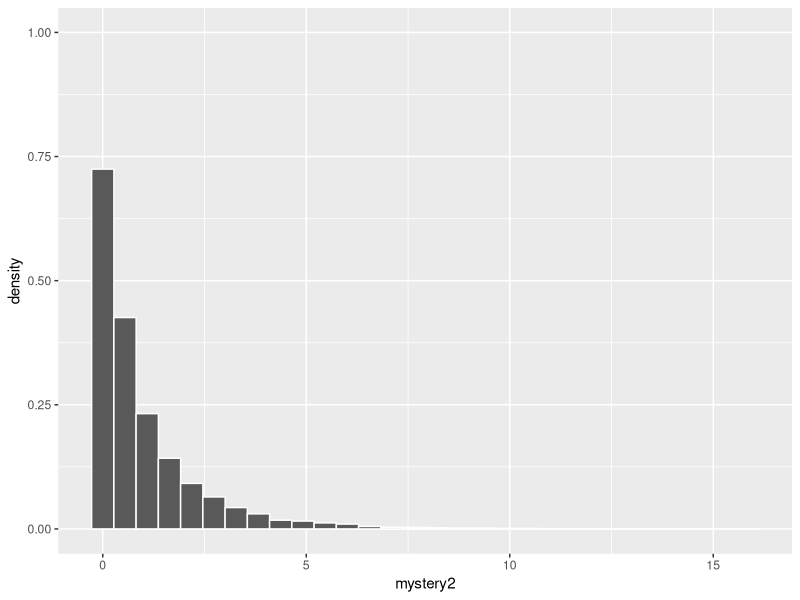
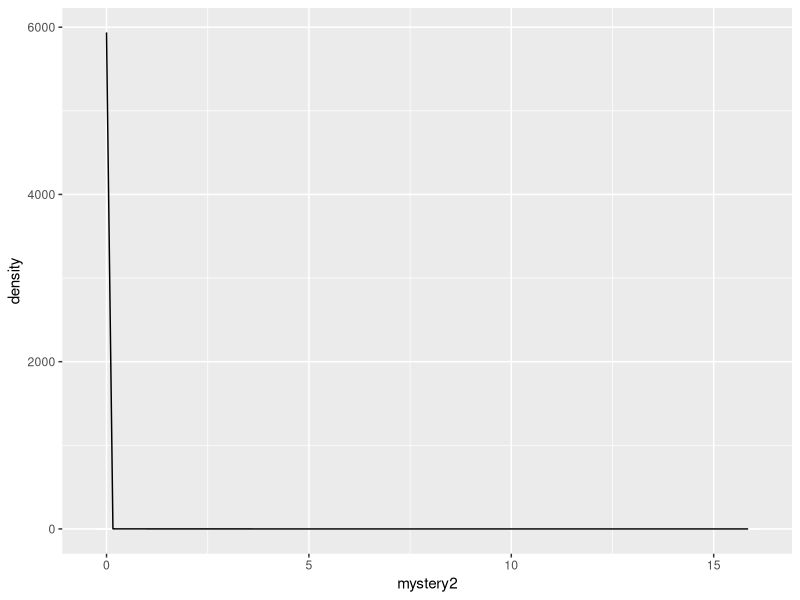
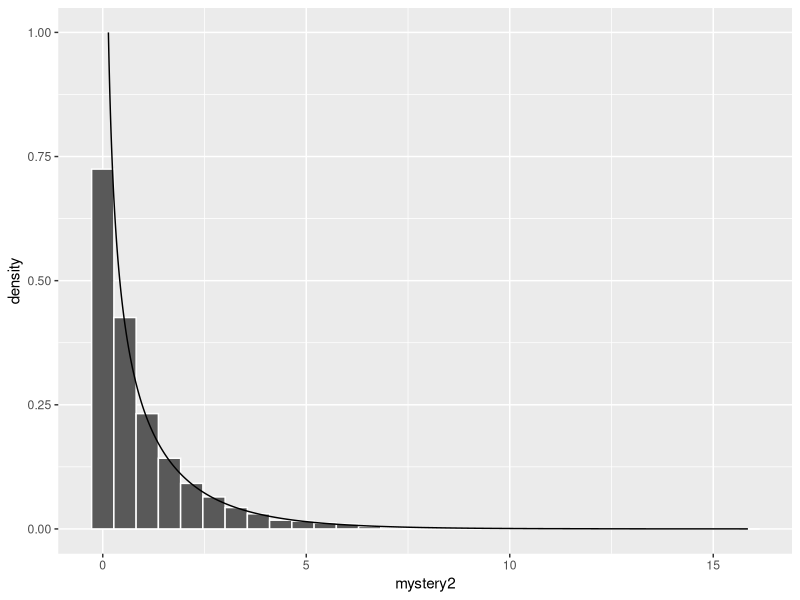
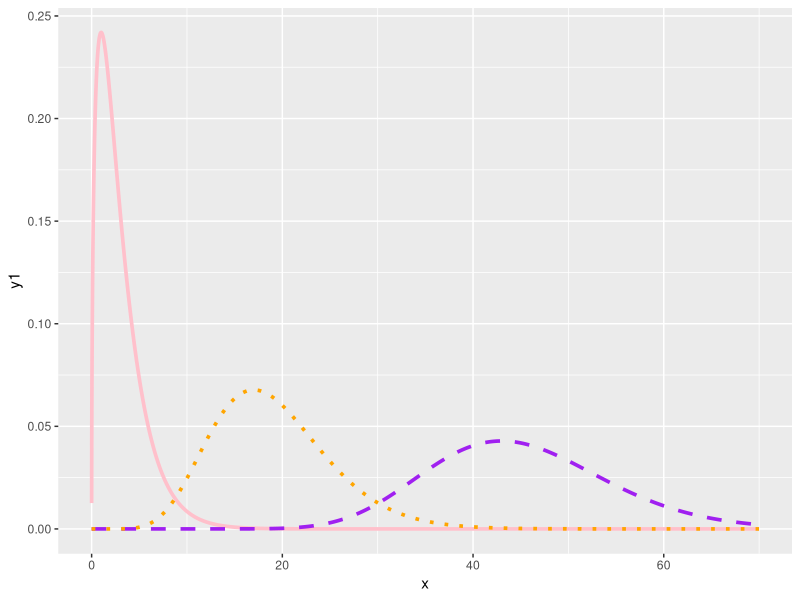
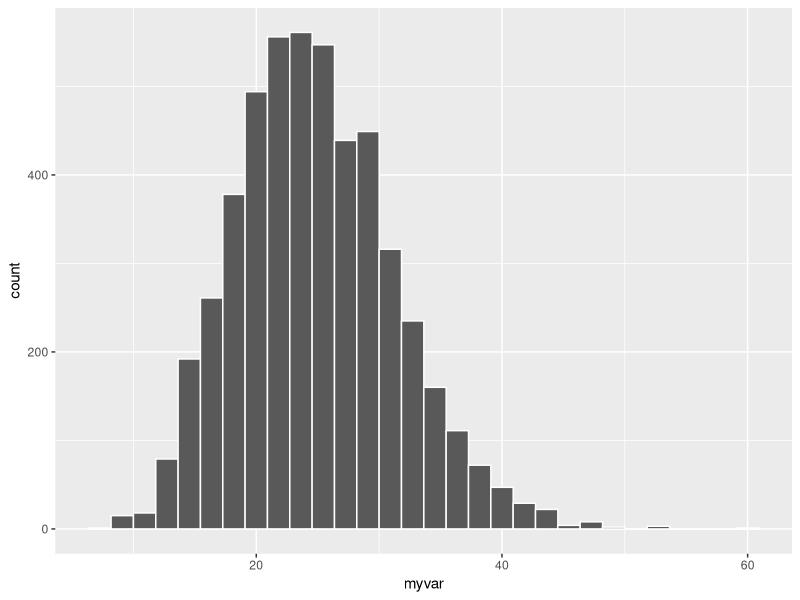
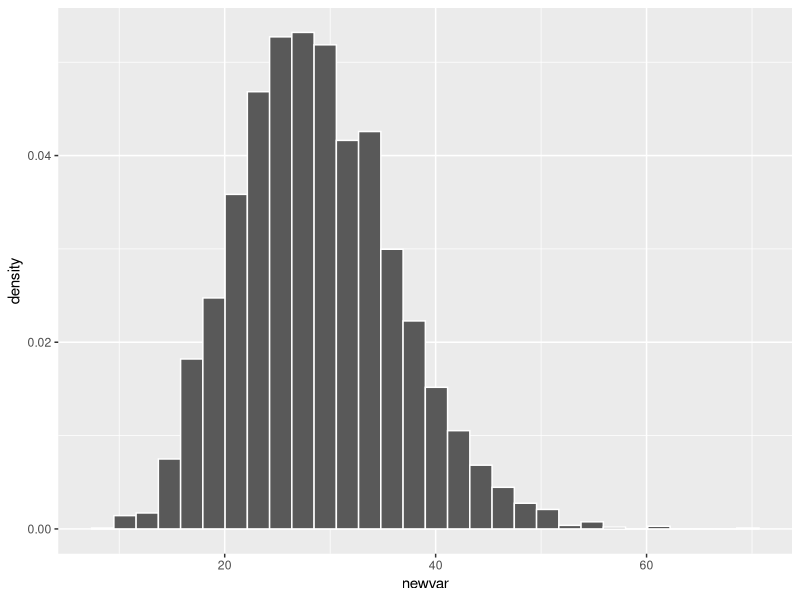
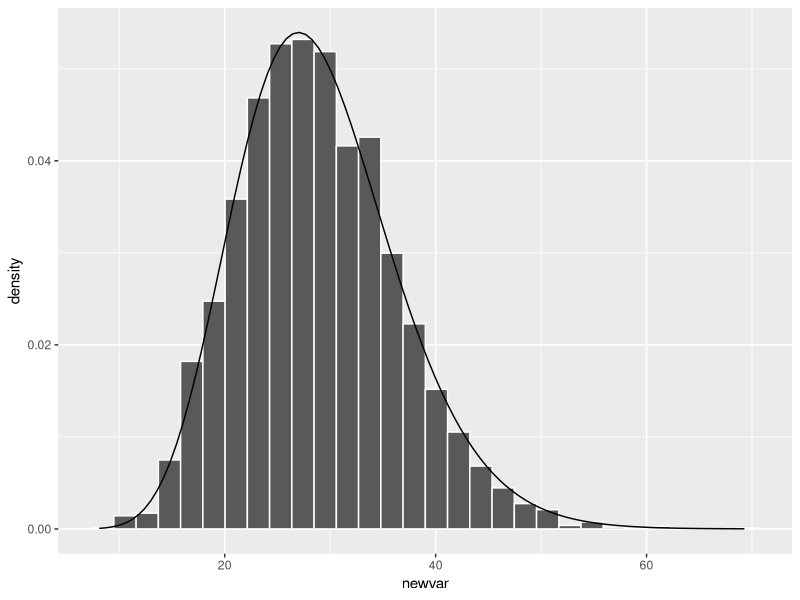
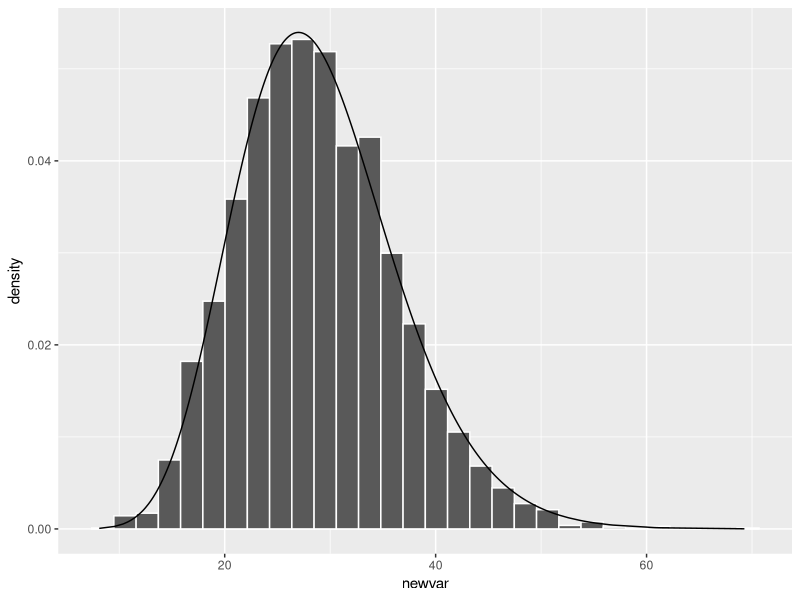

These charts were generated, in order, by the following R code:
#25 - Notes 5-2A Continued
#Friday, April 5, 2024

#-------------------------------------Investigation #3-----------------------------#
#What is the distribution of z^2

library(tidyverse)
library(patchwork)
set.seed(2024)
mydata <- replicate(10000,rnorm(9,100,5))
#Check: What does mydata look like?
dim(mydata)
mydata[,1:5]

samp.means <- apply(mydata,2,mean)
#Check: length(samp.means)
samp.sd <- apply(mydata,2,sd)
#Check: length(samp.sd)



zscores <- (samp.means - 100)/(5/sqrt(9))
tscores <- (samp.means - 100)/(samp.sd/sqrt(9))




mydata.df <- data.frame(samp.means=samp.means,
                        samp.sd=samp.sd,
                        zscores=zscores,
                        tscores=tscores)

mydata.df2 <- mutate(mydata.df,mystery2=zscores*zscores)

ggplot(mydata.df2,aes(x=mystery2))+
  geom_histogram(aes(y=after_stat(density)),color="white",bins=30)+
  ylim(c(0,1))



#This is how we would be included to do it, but ...
ggplot(mydata.df2,aes(x=mystery2))+
  geom_histogram(aes(y=after_stat(density)),color="white",bins=30)+
  stat_function(fun=dchisq,args=list(df=1))




mydata.df2 <- mutate(mydata.df2,newy2=case_when(
  dchisq(mystery2,1) >= 1 ~ NA,
  .default = dchisq(mystery2,1)
))
#close to 0 we are getting HUGE density values!
ggplot(mydata.df2,aes(x=mystery2))+
  geom_histogram(aes(y=after_stat(density)),color="white",bins=30)+
  geom_line(aes(y=newy2))

df = 10

mychi <- rchisq(10000,df=df)

mean(mychi)
df

var(mychi)
2*df


x <- seq(0.001,70,.01)
y1 <- dchisq(x,3)
y2 <- dchisq(x,45)
y3 <- dchisq(x,19)
chisq.df <- data.frame(x=x,y1=y1,y2=y2,y3=y3)
ggplot(chisq.df,aes(x=x,y=y1)) +
  geom_line(color="pink",linetype=1,size=1.25)+
  geom_line(aes(y=y2),color="purple",linetype=2,size=1.25)+
  geom_line(aes(y=y3),color="orange",linetype=3,size=1.25) 




#-------------------------------------Investigation #4-----------------------------#
#What is the distribution of sample variance?

set.seed(2320)
myvar <- replicate(5000,var(rnorm(30,sd=5)))

ggplot(NULL,aes(x=myvar))+geom_histogram(color="white",bins=30)






newvar <- (30-1)*myvar/25
myvardata <- data.frame(newvar=newvar)

ggplot(myvardata,aes(x=newvar))+
  geom_histogram(aes(y=after_stat(density)),color="white",bins=30)

#2b. Solution 1:
ggplot(myvardata,aes(x=newvar))+
  geom_histogram(aes(y=after_stat(density)),color="white",bins=30)+
  stat_function(fun=dchisq,args=list(df=29))

#2b. Solution 2:
y <- dchisq(newvar,29)
ggplot(myvardata,aes(x=newvar))+
  geom_histogram(aes(y=after_stat(density)),color="white",bins=30)+
  geom_line(aes(y=y))



#3. Repeating the investigation:
set.seed(2320)
myvar <- replicate(5000,var(rnorm(30,mean=500,sd=10))) #so variance=10*10 = 100

newvar <- (30-1)*myvar/100  #update the denominator to the population variance!
myvardata <- data.frame(newvar=newvar)

ggplot(myvardata,aes(x=newvar))+
  geom_histogram(aes(y=after_stat(density)),color="white",bins=30)+
  stat_function(fun=dchisq,args=list(df=29))


#3. Repeating the investigation:
set.seed(2320)
myvar <- replicate(5000,var(rchisq(30,df=5))) #so variance=2*5 = 10

newvar <- (30-1)*myvar/10  #update the denominator to the population variance!
myvardata <- data.frame(newvar=newvar)

ggplot(myvardata,aes(x=newvar))+
  geom_histogram(aes(y=after_stat(density)),color="white",bins=30)+
  stat_function(fun=dchisq,args=list(df=29))

